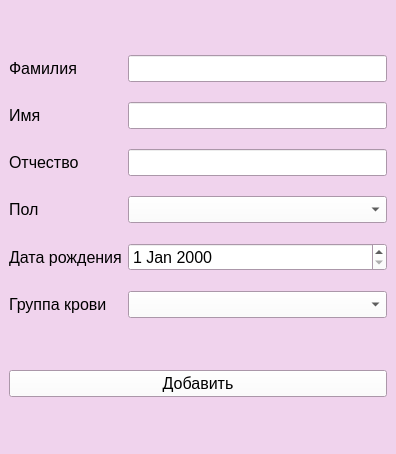
<?xml version="1.0" encoding="UTF-8"?>
<ui version="4.0">
 <class>MainWindow</class>
 <widget class="QMainWindow" name="MainWindow">
  <property name="geometry">
   <rect>
    <x>0</x>
    <y>0</y>
    <width>396</width>
    <height>454</height>
   </rect>
  </property>
  <property name="palette">
   <palette>
    <active>
     <colorrole role="WindowText">
      <brush brushstyle="SolidPattern">
       <color alpha="255">
        <red>0</red>
        <green>0</green>
        <blue>0</blue>
       </color>
      </brush>
     </colorrole>
     <colorrole role="Button">
      <brush brushstyle="SolidPattern">
       <color alpha="255">
        <red>255</red>
        <green>255</green>
        <blue>255</blue>
       </color>
      </brush>
     </colorrole>
     <colorrole role="Light">
      <brush brushstyle="SolidPattern">
       <color alpha="255">
        <red>255</red>
        <green>255</green>
        <blue>255</blue>
       </color>
      </brush>
     </colorrole>
     <colorrole role="Midlight">
      <brush brushstyle="SolidPattern">
       <color alpha="255">
        <red>247</red>
        <green>233</green>
        <blue>246</blue>
       </color>
      </brush>
     </colorrole>
     <colorrole role="Dark">
      <brush brushstyle="SolidPattern">
       <color alpha="255">
        <red>120</red>
        <green>105</green>
        <blue>118</blue>
       </color>
      </brush>
     </colorrole>
     <colorrole role="Mid">
      <brush brushstyle="SolidPattern">
       <color alpha="255">
        <red>160</red>
        <green>141</green>
        <blue>158</blue>
       </color>
      </brush>
     </colorrole>
     <colorrole role="Text">
      <brush brushstyle="SolidPattern">
       <color alpha="255">
        <red>0</red>
        <green>0</green>
        <blue>0</blue>
       </color>
      </brush>
     </colorrole>
     <colorrole role="BrightText">
      <brush brushstyle="SolidPattern">
       <color alpha="255">
        <red>255</red>
        <green>255</green>
        <blue>255</blue>
       </color>
      </brush>
     </colorrole>
     <colorrole role="ButtonText">
      <brush brushstyle="SolidPattern">
       <color alpha="255">
        <red>0</red>
        <green>0</green>
        <blue>0</blue>
       </color>
      </brush>
     </colorrole>
     <colorrole role="Base">
      <brush brushstyle="SolidPattern">
       <color alpha="255">
        <red>255</red>
        <green>255</green>
        <blue>255</blue>
       </color>
      </brush>
     </colorrole>
     <colorrole role="Window">
      <brush brushstyle="SolidPattern">
       <color alpha="255">
        <red>240</red>
        <green>211</green>
        <blue>237</blue>
       </color>
      </brush>
     </colorrole>
     <colorrole role="Shadow">
      <brush brushstyle="SolidPattern">
       <color alpha="255">
        <red>0</red>
        <green>0</green>
        <blue>0</blue>
       </color>
      </brush>
     </colorrole>
     <colorrole role="AlternateBase">
      <brush brushstyle="SolidPattern">
       <color alpha="255">
        <red>247</red>
        <green>233</green>
        <blue>246</blue>
       </color>
      </brush>
     </colorrole>
     <colorrole role="ToolTipBase">
      <brush brushstyle="SolidPattern">
       <color alpha="255">
        <red>255</red>
        <green>255</green>
        <blue>220</blue>
       </color>
      </brush>
     </colorrole>
     <colorrole role="ToolTipText">
      <brush brushstyle="SolidPattern">
       <color alpha="255">
        <red>0</red>
        <green>0</green>
        <blue>0</blue>
       </color>
      </brush>
     </colorrole>
     <colorrole role="PlaceholderText">
      <brush brushstyle="SolidPattern">
       <color alpha="128">
        <red>0</red>
        <green>0</green>
        <blue>0</blue>
       </color>
      </brush>
     </colorrole>
    </active>
    <inactive>
     <colorrole role="WindowText">
      <brush brushstyle="SolidPattern">
       <color alpha="255">
        <red>0</red>
        <green>0</green>
        <blue>0</blue>
       </color>
      </brush>
     </colorrole>
     <colorrole role="Button">
      <brush brushstyle="SolidPattern">
       <color alpha="255">
        <red>255</red>
        <green>255</green>
        <blue>255</blue>
       </color>
      </brush>
     </colorrole>
     <colorrole role="Light">
      <brush brushstyle="SolidPattern">
       <color alpha="255">
        <red>255</red>
        <green>255</green>
        <blue>255</blue>
       </color>
      </brush>
     </colorrole>
     <colorrole role="Midlight">
      <brush brushstyle="SolidPattern">
       <color alpha="255">
        <red>247</red>
        <green>233</green>
        <blue>246</blue>
       </color>
      </brush>
     </colorrole>
     <colorrole role="Dark">
      <brush brushstyle="SolidPattern">
       <color alpha="255">
        <red>120</red>
        <green>105</green>
        <blue>118</blue>
       </color>
      </brush>
     </colorrole>
     <colorrole role="Mid">
      <brush brushstyle="SolidPattern">
       <color alpha="255">
        <red>160</red>
        <green>141</green>
        <blue>158</blue>
       </color>
      </brush>
     </colorrole>
     <colorrole role="Text">
      <brush brushstyle="SolidPattern">
       <color alpha="255">
        <red>0</red>
        <green>0</green>
        <blue>0</blue>
       </color>
      </brush>
     </colorrole>
     <colorrole role="BrightText">
      <brush brushstyle="SolidPattern">
       <color alpha="255">
        <red>255</red>
        <green>255</green>
        <blue>255</blue>
       </color>
      </brush>
     </colorrole>
     <colorrole role="ButtonText">
      <brush brushstyle="SolidPattern">
       <color alpha="255">
        <red>0</red>
        <green>0</green>
        <blue>0</blue>
       </color>
      </brush>
     </colorrole>
     <colorrole role="Base">
      <brush brushstyle="SolidPattern">
       <color alpha="255">
        <red>255</red>
        <green>255</green>
        <blue>255</blue>
       </color>
      </brush>
     </colorrole>
     <colorrole role="Window">
      <brush brushstyle="SolidPattern">
       <color alpha="255">
        <red>240</red>
        <green>211</green>
        <blue>237</blue>
       </color>
      </brush>
     </colorrole>
     <colorrole role="Shadow">
      <brush brushstyle="SolidPattern">
       <color alpha="255">
        <red>0</red>
        <green>0</green>
        <blue>0</blue>
       </color>
      </brush>
     </colorrole>
     <colorrole role="AlternateBase">
      <brush brushstyle="SolidPattern">
       <color alpha="255">
        <red>247</red>
        <green>233</green>
        <blue>246</blue>
       </color>
      </brush>
     </colorrole>
     <colorrole role="ToolTipBase">
      <brush brushstyle="SolidPattern">
       <color alpha="255">
        <red>255</red>
        <green>255</green>
        <blue>220</blue>
       </color>
      </brush>
     </colorrole>
     <colorrole role="ToolTipText">
      <brush brushstyle="SolidPattern">
       <color alpha="255">
        <red>0</red>
        <green>0</green>
        <blue>0</blue>
       </color>
      </brush>
     </colorrole>
     <colorrole role="PlaceholderText">
      <brush brushstyle="SolidPattern">
       <color alpha="128">
        <red>0</red>
        <green>0</green>
        <blue>0</blue>
       </color>
      </brush>
     </colorrole>
    </inactive>
    <disabled>
     <colorrole role="WindowText">
      <brush brushstyle="SolidPattern">
       <color alpha="255">
        <red>120</red>
        <green>105</green>
        <blue>118</blue>
       </color>
      </brush>
     </colorrole>
     <colorrole role="Button">
      <brush brushstyle="SolidPattern">
       <color alpha="255">
        <red>255</red>
        <green>255</green>
        <blue>255</blue>
       </color>
      </brush>
     </colorrole>
     <colorrole role="Light">
      <brush brushstyle="SolidPattern">
       <color alpha="255">
        <red>255</red>
        <green>255</green>
        <blue>255</blue>
       </color>
      </brush>
     </colorrole>
     <colorrole role="Midlight">
      <brush brushstyle="SolidPattern">
       <color alpha="255">
        <red>247</red>
        <green>233</green>
        <blue>246</blue>
       </color>
      </brush>
     </colorrole>
     <colorrole role="Dark">
      <brush brushstyle="SolidPattern">
       <color alpha="255">
        <red>120</red>
        <green>105</green>
        <blue>118</blue>
       </color>
      </brush>
     </colorrole>
     <colorrole role="Mid">
      <brush brushstyle="SolidPattern">
       <color alpha="255">
        <red>160</red>
        <green>141</green>
        <blue>158</blue>
       </color>
      </brush>
     </colorrole>
     <colorrole role="Text">
      <brush brushstyle="SolidPattern">
       <color alpha="255">
        <red>120</red>
        <green>105</green>
        <blue>118</blue>
       </color>
      </brush>
     </colorrole>
     <colorrole role="BrightText">
      <brush brushstyle="SolidPattern">
       <color alpha="255">
        <red>255</red>
        <green>255</green>
        <blue>255</blue>
       </color>
      </brush>
     </colorrole>
     <colorrole role="ButtonText">
      <brush brushstyle="SolidPattern">
       <color alpha="255">
        <red>120</red>
        <green>105</green>
        <blue>118</blue>
       </color>
      </brush>
     </colorrole>
     <colorrole role="Base">
      <brush brushstyle="SolidPattern">
       <color alpha="255">
        <red>240</red>
        <green>211</green>
        <blue>237</blue>
       </color>
      </brush>
     </colorrole>
     <colorrole role="Window">
      <brush brushstyle="SolidPattern">
       <color alpha="255">
        <red>240</red>
        <green>211</green>
        <blue>237</blue>
       </color>
      </brush>
     </colorrole>
     <colorrole role="Shadow">
      <brush brushstyle="SolidPattern">
       <color alpha="255">
        <red>0</red>
        <green>0</green>
        <blue>0</blue>
       </color>
      </brush>
     </colorrole>
     <colorrole role="AlternateBase">
      <brush brushstyle="SolidPattern">
       <color alpha="255">
        <red>240</red>
        <green>211</green>
        <blue>237</blue>
       </color>
      </brush>
     </colorrole>
     <colorrole role="ToolTipBase">
      <brush brushstyle="SolidPattern">
       <color alpha="255">
        <red>255</red>
        <green>255</green>
        <blue>220</blue>
       </color>
      </brush>
     </colorrole>
     <colorrole role="ToolTipText">
      <brush brushstyle="SolidPattern">
       <color alpha="255">
        <red>0</red>
        <green>0</green>
        <blue>0</blue>
       </color>
      </brush>
     </colorrole>
     <colorrole role="PlaceholderText">
      <brush brushstyle="SolidPattern">
       <color alpha="128">
        <red>0</red>
        <green>0</green>
        <blue>0</blue>
       </color>
      </brush>
     </colorrole>
    </disabled>
   </palette>
  </property>
  <property name="windowTitle">
   <string>Добавить пациента</string>
  </property>
  <widget class="QWidget" name="centralwidget">
   <layout class="QVBoxLayout" name="verticalLayout">
    <item>
     <layout class="QGridLayout" name="gridLayout">
      <property name="verticalSpacing">
       <number>20</number>
      </property>
      <item row="3" column="0">
       <widget class="QLabel" name="label_8">
        <property name="font">
         <font>
          <pointsize>12</pointsize>
         </font>
        </property>
        <property name="text">
         <string>Пол</string>
        </property>
       </widget>
      </item>
      <item row="2" column="0">
       <widget class="QLabel" name="label_4">
        <property name="font">
         <font>
          <pointsize>12</pointsize>
         </font>
        </property>
        <property name="text">
         <string>Отчество</string>
        </property>
       </widget>
      </item>
      <item row="2" column="1">
       <widget class="QLineEdit" name="lineEdit_3">
        <property name="font">
         <font>
          <pointsize>12</pointsize>
         </font>
        </property>
       </widget>
      </item>
      <item row="1" column="0">
       <widget class="QLabel" name="label_3">
        <property name="font">
         <font>
          <pointsize>12</pointsize>
         </font>
        </property>
        <property name="text">
         <string>Имя</string>
        </property>
       </widget>
      </item>
      <item row="5" column="1">
       <widget class="QDateEdit" name="dateEdit">
        <property name="font">
         <font>
          <pointsize>12</pointsize>
         </font>
        </property>
       </widget>
      </item>
      <item row="6" column="1">
       <widget class="QComboBox" name="combobox_group">
        <property name="font">
         <font>
          <pointsize>12</pointsize>
         </font>
        </property>
        <property name="editable">
         <bool>false</bool>
        </property>
        <property name="currentText">
         <string/>
        </property>
        <property name="currentIndex">
         <number>-1</number>
        </property>
        <property name="maxVisibleItems">
         <number>4</number>
        </property>
       </widget>
      </item>
      <item row="5" column="0">
       <widget class="QLabel" name="label_7">
        <property name="font">
         <font>
          <pointsize>12</pointsize>
         </font>
        </property>
        <property name="text">
         <string>Дата рождения</string>
        </property>
       </widget>
      </item>
      <item row="0" column="0">
       <widget class="QLabel" name="label_2">
        <property name="font">
         <font>
          <pointsize>12</pointsize>
         </font>
        </property>
        <property name="text">
         <string>Фамилия</string>
        </property>
       </widget>
      </item>
      <item row="1" column="1">
       <widget class="QLineEdit" name="lineEdit_2">
        <property name="font">
         <font>
          <pointsize>12</pointsize>
         </font>
        </property>
       </widget>
      </item>
      <item row="3" column="1">
       <widget class="QComboBox" name="combobox_pol">
        <property name="font">
         <font>
          <pointsize>12</pointsize>
         </font>
        </property>
        <property name="editable">
         <bool>false</bool>
        </property>
        <property name="currentText">
         <string/>
        </property>
        <property name="currentIndex">
         <number>-1</number>
        </property>
        <property name="maxVisibleItems">
         <number>3</number>
        </property>
       </widget>
      </item>
      <item row="0" column="1">
       <widget class="QLineEdit" name="lineEdit">
        <property name="font">
         <font>
          <pointsize>12</pointsize>
         </font>
        </property>
       </widget>
      </item>
      <item row="6" column="0">
       <widget class="QLabel" name="label_5">
        <property name="font">
         <font>
          <pointsize>12</pointsize>
         </font>
        </property>
        <property name="text">
         <string>Группа крови</string>
        </property>
       </widget>
      </item>
     </layout>
    </item>
    <item>
     <widget class="QPushButton" name="add">
      <property name="font">
       <font>
        <pointsize>12</pointsize>
       </font>
      </property>
      <property name="text">
       <string>Добавить</string>
      </property>
     </widget>
    </item>
   </layout>
  </widget>
 </widget>
 <resources/>
 <connections/>
</ui>
